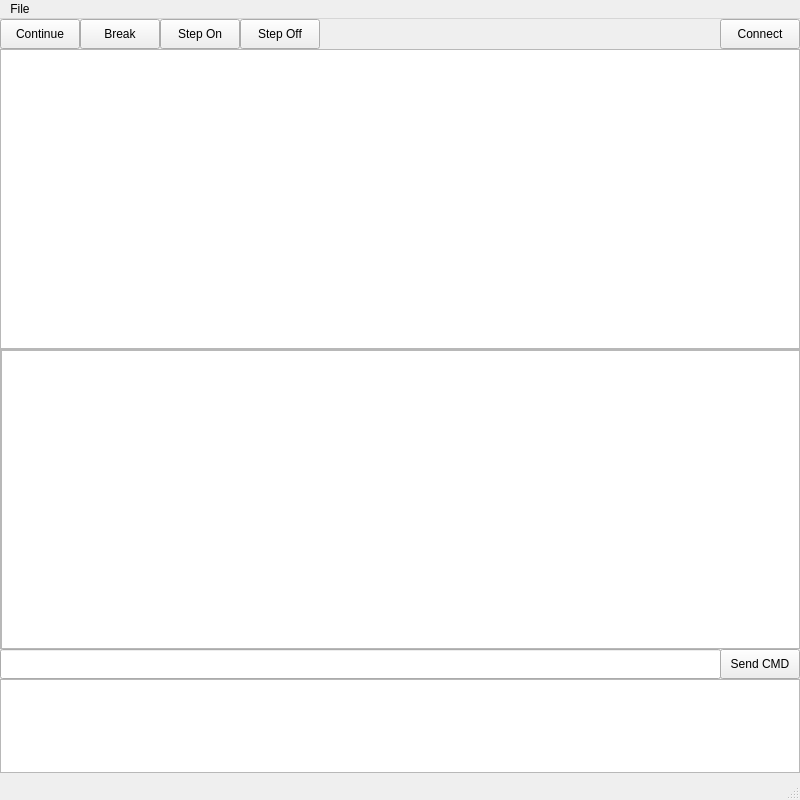
<?xml version="1.0" encoding="UTF-8"?>
<ui version="4.0">
 <class>Sysdarft</class>
 <widget class="QMainWindow" name="Sysdarft">
  <property name="enabled">
   <bool>true</bool>
  </property>
  <property name="geometry">
   <rect>
    <x>0</x>
    <y>0</y>
    <width>800</width>
    <height>800</height>
   </rect>
  </property>
  <property name="sizePolicy">
   <sizepolicy hsizetype="Fixed" vsizetype="Fixed">
    <horstretch>0</horstretch>
    <verstretch>0</verstretch>
   </sizepolicy>
  </property>
  <property name="minimumSize">
   <size>
    <width>800</width>
    <height>800</height>
   </size>
  </property>
  <property name="maximumSize">
   <size>
    <width>800</width>
    <height>800</height>
   </size>
  </property>
  <property name="windowTitle">
   <string>Sysdarft</string>
  </property>
  <widget class="QWidget" name="centralwidget">
   <widget class="QPushButton" name="b_Continue">
    <property name="geometry">
     <rect>
      <x>0</x>
      <y>0</y>
      <width>80</width>
      <height>30</height>
     </rect>
    </property>
    <property name="text">
     <string>Continue</string>
    </property>
   </widget>
   <widget class="QTableView" name="t_DisassembledCodeTable">
    <property name="geometry">
     <rect>
      <x>0</x>
      <y>30</y>
      <width>800</width>
      <height>300</height>
     </rect>
    </property>
   </widget>
   <widget class="QPushButton" name="b_Break">
    <property name="geometry">
     <rect>
      <x>80</x>
      <y>0</y>
      <width>80</width>
      <height>30</height>
     </rect>
    </property>
    <property name="text">
     <string>Break</string>
    </property>
   </widget>
   <widget class="QPushButton" name="b_StepOn">
    <property name="geometry">
     <rect>
      <x>160</x>
      <y>0</y>
      <width>80</width>
      <height>30</height>
     </rect>
    </property>
    <property name="text">
     <string>Step On</string>
    </property>
   </widget>
   <widget class="QPushButton" name="b_StepOff">
    <property name="geometry">
     <rect>
      <x>240</x>
      <y>0</y>
      <width>80</width>
      <height>30</height>
     </rect>
    </property>
    <property name="text">
     <string>Step Off</string>
    </property>
   </widget>
   <widget class="QPushButton" name="b_Connect">
    <property name="geometry">
     <rect>
      <x>720</x>
      <y>0</y>
      <width>80</width>
      <height>30</height>
     </rect>
    </property>
    <property name="text">
     <string>Connect</string>
    </property>
   </widget>
   <widget class="QListView" name="list_CommandList">
    <property name="geometry">
     <rect>
      <x>0</x>
      <y>660</y>
      <width>800</width>
      <height>94</height>
     </rect>
    </property>
   </widget>
   <widget class="QScrollArea" name="scrollArea">
    <property name="geometry">
     <rect>
      <x>0</x>
      <y>330</y>
      <width>800</width>
      <height>300</height>
     </rect>
    </property>
    <property name="widgetResizable">
     <bool>true</bool>
    </property>
    <widget class="QWidget" name="VariableTable">
     <property name="geometry">
      <rect>
       <x>0</x>
       <y>0</y>
       <width>798</width>
       <height>298</height>
      </rect>
     </property>
     <widget class="QTableWidget" name="table_variable">
      <property name="geometry">
       <rect>
        <x>0</x>
        <y>0</y>
        <width>801</width>
        <height>311</height>
       </rect>
      </property>
     </widget>
    </widget>
   </widget>
   <widget class="QLineEdit" name="line_Command">
    <property name="geometry">
     <rect>
      <x>0</x>
      <y>630</y>
      <width>721</width>
      <height>30</height>
     </rect>
    </property>
   </widget>
   <widget class="QPushButton" name="b_SendCommand">
    <property name="geometry">
     <rect>
      <x>720</x>
      <y>630</y>
      <width>80</width>
      <height>30</height>
     </rect>
    </property>
    <property name="text">
     <string>Send CMD</string>
    </property>
   </widget>
  </widget>
  <widget class="QMenuBar" name="menubar">
   <property name="geometry">
    <rect>
     <x>0</x>
     <y>0</y>
     <width>800</width>
     <height>23</height>
    </rect>
   </property>
   <widget class="QMenu" name="menuFile">
    <property name="title">
     <string>File</string>
    </property>
    <addaction name="actionSave_Watch_and_Breakpoints"/>
    <addaction name="actionLoad_Watch_and_Breakpoints"/>
   </widget>
   <addaction name="menuFile"/>
  </widget>
  <widget class="QStatusBar" name="statusbar"/>
  <action name="actionSave_Watch_and_Breakpoints">
   <property name="text">
    <string>Save Watch and Breakpoints</string>
   </property>
  </action>
  <action name="actionLoad_Watch_and_Breakpoints">
   <property name="text">
    <string>Load Watch and Breakpoints</string>
   </property>
  </action>
 </widget>
 <resources/>
 <connections/>
</ui>
